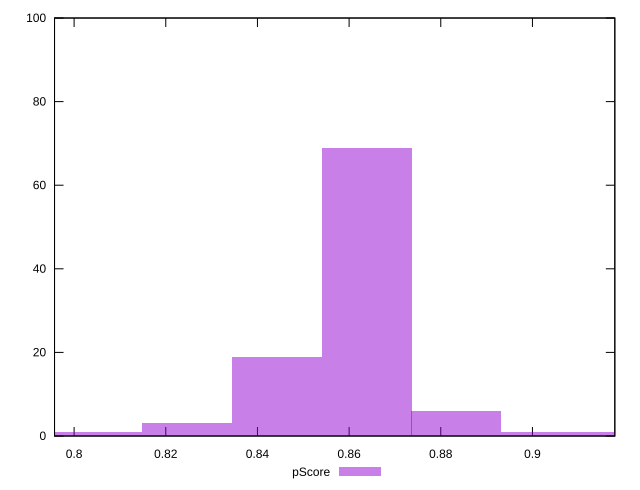

The script that saved this image:
reset

$pScore <<EOF
0.9030618809317545 1
0.8245347608507325 3
0.8637983208912435 69
0.844166540870988 19
0.8834301009114991 6
0.9226936609520101 1
0.804902980830477 1
EOF

set key outside below
set boxwidth 0.019631780020255535
set xrange [0.7957300190824915:0.917974311846788]
set yrange [0:100]
set trange [0:100]
set style fill transparent solid 0.5 noborder
set terminal svg size 640, 490 enhanced background rgb 'white'
set output "reprap/mainthread-work-breakdown/samples/pages/pScore/histogram.svg"

plot $pScore title "pScore" with boxes

reset
